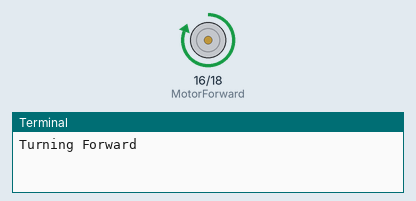
A program run on a simulated Raspberry Pi (header pin numbers). Parts: motor-driver pin pairs drawn as motors (green arrow = first pin HIGH = forward, orange = second pin HIGH = backward, longer = more drive, scaled by the enable pin), the last lines printed to the terminal. At 9.0 s the program stops and its outputs stay as they are.

Above: at 0.5 s.
At 1.5 s:
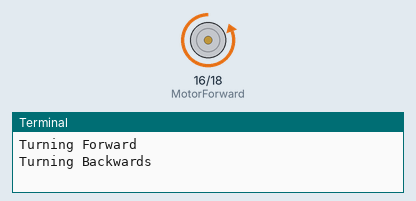
At 5.5 s:
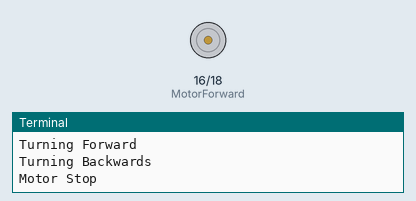
Timing chart, 0 to 6.9 s (numbered marks = the images above):
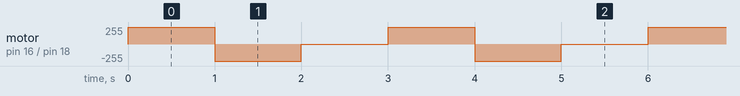

The program:

Motor_driver_L293D.py
```python
import RPi.GPIO as GPIO
import time

GPIO.setmode(GPIO.BOARD)

MotorForward = 16      # GPIO.BOARD pin 16
MotorBackward = 18     # GPIO.BOARD pin 18
MotorEnable = 22       # GPIO.BOARD pin 22

GPIO.setup(MotorForward,GPIO.OUT)
GPIO.setup(MotorBackward,GPIO.OUT)
GPIO.setup(MotorEnable,GPIO.OUT)

for i in range(3):
    print ("Turning Forward")
    GPIO.output(MotorForward,GPIO.HIGH)
    GPIO.output(MotorBackward,GPIO.LOW)
    GPIO.output(MotorEnable,GPIO.HIGH)

    time.sleep(1)

    print ("Turning Backwards")
    GPIO.output(MotorForward,GPIO.LOW)
    GPIO.output(MotorBackward,GPIO.HIGH)
    GPIO.output(MotorEnable,GPIO.HIGH)

    time.sleep(1)

    print ("Motor Stop")
    GPIO.output(MotorEnable,GPIO.LOW)

    time.sleep(1)

GPIO.cleanup()
```

Measured:
- by itself, motor on pin 16 (MotorForward) / pin 18 (MotorBackward): repeats every 3.0 s: backward 255/255 1.0 s, stopped 1.0 s, forward 255/255 1.0 s
